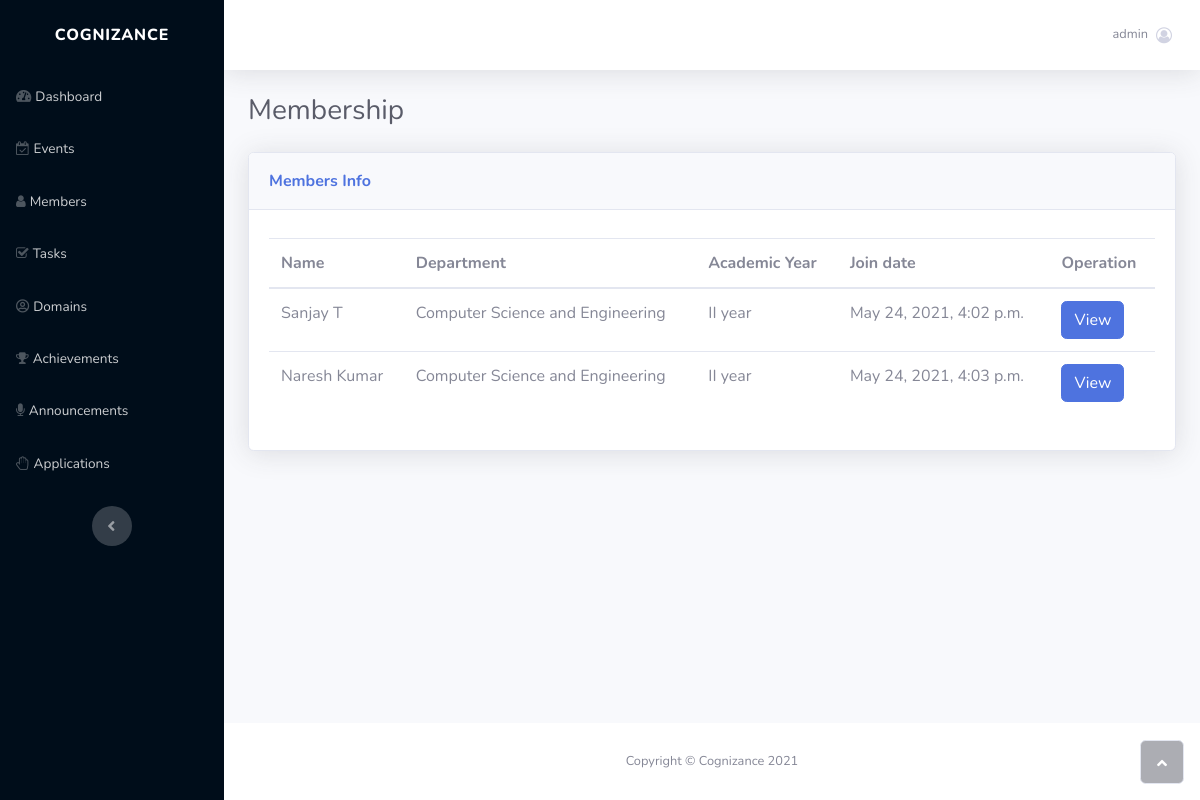
The page /members/ (signed in) on the database as committed earlier.
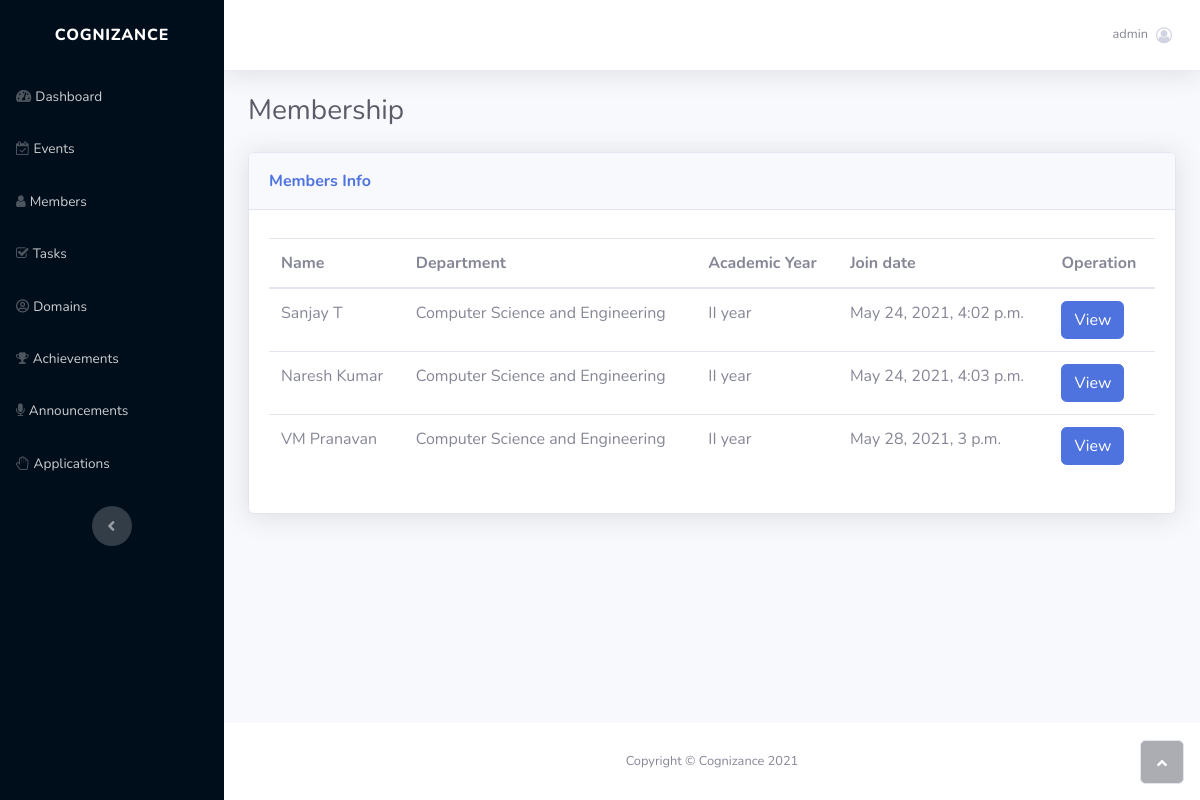
The same page on the database as committed later.
### panel/models.py (models this page shows, shortened)
class Member(models.Model):
    years = (
        ('I year', 'I year'),
        ('II year', 'II year'),
        ('III year', 'III year'),
        ('IV year', 'IV year'),
    )
    first_name = models.CharField(max_length=100, null=True)
    last_name = models.CharField(max_length=100, null=True)
    academic_year = models.CharField(choices=years, max_length=100, null=True)
    discord_id = models.CharField(max_length=50, null=True)
    github_username = models.CharField(max_length=200, primary_key=True, default='')
    department = models.ForeignKey(Department, on_delete=models.CASCADE)
    email = models.EmailField(null=True)
    join_date = models.DateTimeField(auto_now_add=True)
    role = models.ForeignKey(Role, on_delete=models.CASCADE)
    positions = models.ManyToManyField(Position)
    phone = models.CharField(max_length=200, null=True)

class Department(models.Model):
    name = models.CharField(max_length=100, primary_key=True, default='')

### panel/views.py (the view)
# urls.py: path('members/', members, name='members'),
@login_required(login_url='login')
def members(request):
    members = Member.objects.all()
    domain_member = DomainMember.objects.all()
    data = {
        'members': members
    }
    return render(request, 'panel/members.html', data)

### panel/templates/panel/members.html (shortened to what this page needs)
{% load static %}
<!DOCTYPE html>
<html>
<head>
    <link rel="stylesheet" href="{% static 'bootstrap/css/bootstrap.min.css' %}">
    <link rel="stylesheet" href="https://use.fontawesome.com/releases/v5.12.0/css/all.css">
    <link rel="stylesheet" href="https://cdnjs.cloudflare.com/ajax/libs/font-awesome/4.7.0/css/font-awesome.min.css">
    <link rel="stylesheet" href="https://cdnjs.cloudflare.com/ajax/libs/ionicons/2.0.1/css/ionicons.min.css">
    <link rel="stylesheet" href="{% static 'fonts/fontawesome5-overrides.min.css' %}">
</head>
<body id="page-top">
    <div id="wrapper">
        <nav class="navbar navbar-dark align-items-start sidebar sidebar-dark accordion bg-gradient-primary p-0" style="background: #000d1a;">
            <div class="container-fluid d-flex flex-column p-0"><a class="navbar-brand d-flex justify-content-center align-items-center sidebar-brand m-0" href="#">
                    <div class="sidebar-brand-text mx-3"><span>cognizance</span></div>
                </a>
                <ul class="navbar-nav text-light" id="accordionSidebar">
                    <li class="nav-item"><a class="nav-link" href="/"><i class="fas fa-tachometer-alt"></i><span>Dashboard</span></a></li>
                    <li class="nav-item"><a class="nav-link" href="{% url 'events' %}"><i class="fa fa-calendar-check-o"></i><span>Events</span></a></li>
                    <li class="nav-item"><a class="nav-link" href="{% url 'members' %}"><i class="fa fa-user"></i><span>Members</span></a></li>
                    <li class="nav-item"><a class="nav-link" href="{% url 'tasks' %}"><i class="fa fa-check-square-o"></i><span>Tasks</span></a></li>
                    <li class="nav-item"><a class="nav-link" href="{% url 'domains' %}"><i class="far fa-user-circle"></i><span>Domains</span></a></li>
                    <li class="nav-item"><a class="nav-link" href="{% url 'achievements' %}"><i class="fa fa-trophy"></i><span>Achievements</span></a></li>
                    <li class="nav-item"><a class="nav-link" href="{% url 'announcements' %}"><i class="fa fa-microphone"></i><span>Announcements</span></a></li>
                    <li class="nav-item"><a class="nav-link" href="{% url 'applications' %}"><i class="fa fa-hand-paper-o"></i><span>Applications</span></a></li>
                </ul>
                <div class="text-center d-none d-md-inline"><button class="btn rounded-circle border-0" id="sidebarToggle" type="button"></button></div>
            </div>
        </nav>
        <div class="d-flex flex-column" id="content-wrapper">
            <div id="content">
                <nav class="navbar navbar-light navbar-expand bg-white shadow mb-4 topbar static-top">
                    <div class="container-fluid"><button class="btn btn-link d-md-none rounded-circle mr-3" id="sidebarToggleTop" type="button"></button>
                        <ul class="navbar-nav flex-nowrap ml-auto">
                            <li class="nav-item dropdown no-arrow">
                                <div class="nav-item dropdown no-arrow"><a class="dropdown-toggle nav-link" aria-expanded="false" data-toggle="dropdown" href="#"><span class="d-none d-lg-inline mr-2 text-gray-600 small">{{user.username}}</span><i class="fa fa-user-circle-o"></i></a>
                                </div>
                            </li>
                        </ul>
                    </div>
                </nav>
                <div class="container-fluid">
                    <h3 class="text-dark mb-4">Membership</h3>
                    <div class="card shadow">
                        <div class="card-header py-3">
                            <p class="text-primary m-0 font-weight-bold">Members Info</p>
                        </div>
                        <div class="card-body">
                            <div class="table-responsive table mt-2" id="dataTable" role="grid" aria-describedby="dataTable_info">
                                <table class="table my-0" id="dataTable">
                                    <thead>
                                        <tr>
                                            <th>Name</th>
                                            <th>Department</th>
                                            <th>Academic Year</th>
                                            <th>Join date</th>
                                            <th>Operation</th>
                                        </tr>
                                    </thead>
                                    <tbody>
                                        {% for member in members %}
                                            <tr>
                                                <td>{{member.first_name}} {{member.last_name}}</td>
                                                <td>{{member.department.name}}</td>
                                                <td>{{member.academic_year}}</td>
                                                <td>{{member.join_date}}</td>
                                                <td><a href="/view-member/{{member.github_username}}"><button class="btn btn-primary" type="button">View</button></a></td>
                                            </tr>
                                        {% endfor %}
                                    </tbody>
                                </table>
                            </div>
                        </div>
                    </div>
                </div>
            </div>
            <footer class="bg-white sticky-footer">
                <div class="container my-auto">
                    <div class="text-center my-auto copyright"><span>Copyright © Cognizance 2021</span></div>
                </div>
            </footer>
        </div><a class="border rounded d-inline scroll-to-top" href="#page-top"><i class="fas fa-angle-up"></i></a>
    </div>
</body>
</html>

Rows that differ between the two databases and show on the page:
added Member: first_name "VM", last_name "Pranavan", department.name "Computer Science and Engineering", academic_year "II year", join_date "May 28, 2021, 3 p.m."
